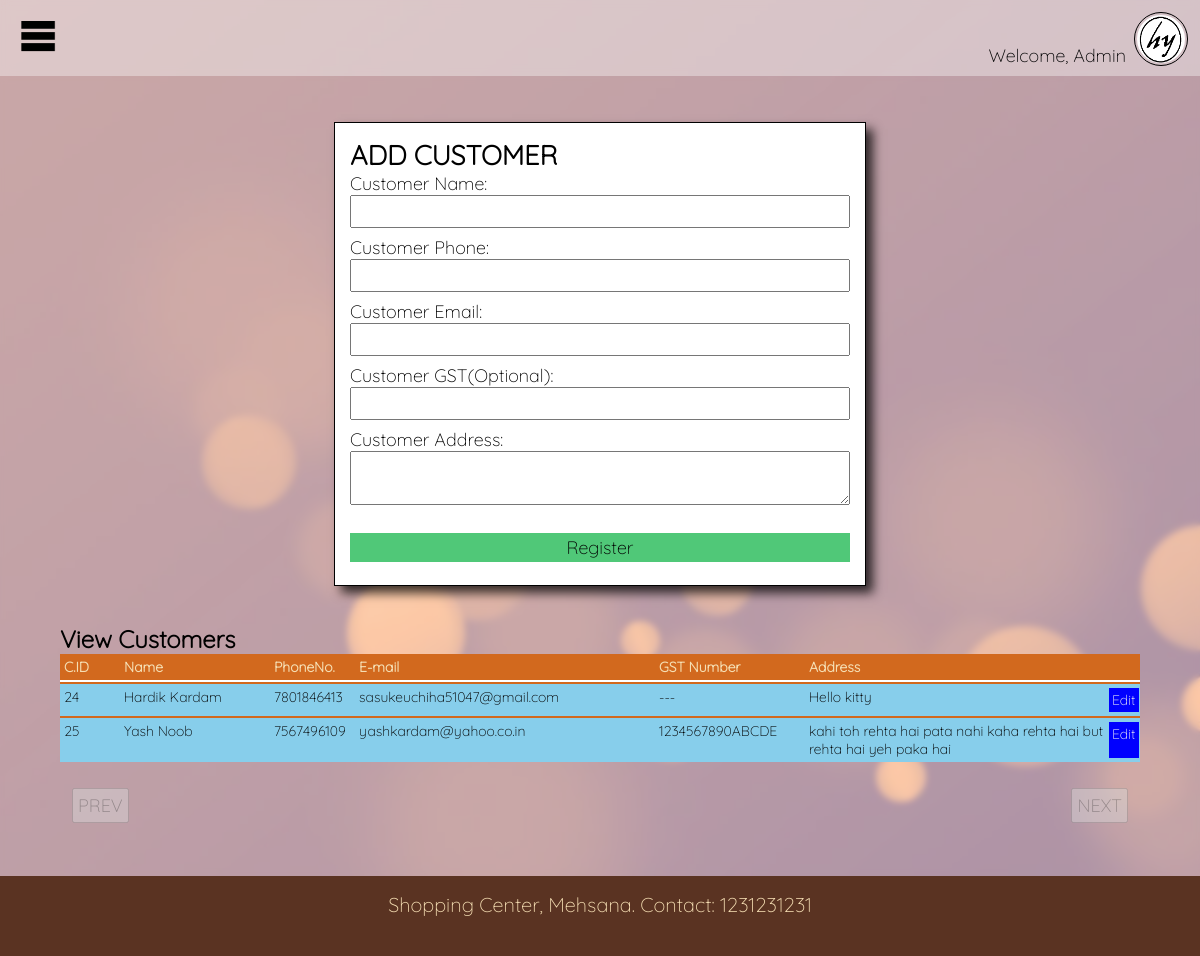
The page /Admin_Panel/PAGES/manage_cust.php (signed in) on the database its author committed.
### tables this page shows
CREATE TABLE `customers` (
  `customer_id` int(11) NOT NULL,
  `customer_name` varchar(32) NOT NULL,
  `customer_phone` varchar(10) NOT NULL,
  `customer_email` varchar(150) NOT NULL,
  `customer_gst` varchar(15) DEFAULT NULL,
  `customer_addr` text NOT NULL
);

### Admin_Panel/PHP/viewcust.php (the view, shortened to what this page needs)
<?php
    require('../PHP/database.php');
    $offset = 0;
    if(!isset($_GET['page']))
    {
        $offset = 0;
    }
    else
    {
        $offset = (intval($_GET['page']) - 1)*15;
    }
    $getcust = 'SELECT * FROM customers ORDER BY customer_name LIMIT 15 OFFSET '.$offset;
    $result = $conn->query($getcust);
    echo '<div class="custbox">';
        echo '<h2>View Customers</h2>';
        echo '<div class="custtable">';
            echo '<div class="custrow custheadrow">
            <div>C.ID</div>
            <div>Name</div>
            <div>PhoneNo.</div>
            <div>E-mail</div>
            <div>GST Number</div>
            <div>Address</div>
        </div>';
        if ($result->num_rows > 0) {
            while($row = $result->fetch_assoc()) {
                if($row['customer_gst'] == NULL)
                {
                    $row['customer_gst'] = ' --- ';
                }
                echo '<div class="custrow">
                <div>'.$row['customer_id'].'</div>
                <div>'.$row['customer_name'].'</div>
                <div>'.$row['customer_phone'].'</div>
                <div>'.$row['customer_email'].'</div>
                <div>'.$row['customer_gst'].'</div>
                <div>'.$row['customer_addr'].'</div>
                <div class="editcustbtn" onclick="editcust('.$row['customer_id'].')">Edit</div>
            </div>';
            }
        }
        else
        {
            echo "<div>0 results..</div>";
        }
        echo '</div>';
    echo '</div>';
?>
<div class="viewcustpage">
    <?php
        if(isset($_GET['page']))
        {
            if($_GET['page'] <= 1)
            {
                echo '<button id="prev" onclick="chncustpage('.$_GET['page'].', -1);" disabled>PREV</button>';
            }
            else
            {
                echo '<button id="prev" onclick="chncustpage('.$_GET['page'].', -1);">PREV</button>';
            }
            if($_GET['page'] >= $_SESSION['maxpage'])
            {
                echo '<button id="nxt" onclick="chncustpage('.$_GET['page'].', 1);" disabled>NEXT</button>';
            }
            else
            {
                echo '<button id="nxt" onclick="chncustpage('.$_GET['page'].', 1);">NEXT</button>';
            }
        }
        else
        {
            echo '<button id="prev" onclick="chncustpage(1, -1);" disabled>PREV</button>';
            if($_SESSION['maxpage'] <= 1)
            {
                echo '<button id="nxt" onclick="chncustpage(1, 1);" disabled>NEXT</button>';
            }
            else
            {
                echo '<button id="nxt" onclick="chncustpage(1, 1);">NEXT</button>';
            }
        }
    ?>
</div>

### Admin_Panel/CSS/admin_layout.css (style rules this page uses)
* { margin: 0; padding: 0; }
html { position: relative; min-height: 100%; }
body { background-image: url('../IMG/background.jpg'); background-origin: border-box; background-size: minmax(1280px, 100%) 100vh; background-repeat: repeat-x; margin: 0; margin-bottom: 80px; height: 100%; }
#footer { position: absolute; left: 0; bottom: 0; width: 100%; height: 64px; padding-top: 16px; background-color: rgb(90, 51, 34); text-align: center; display: block; color: wheat; font-family: 'Quicksand'; font-size: 20px; z-index: 1; }

### Admin_Panel/CSS/cust_style.css (style rules this page uses)
.addcustbox { margin: auto; margin-top: 30px; max-width: 500px; max-height: 800px; border: 1px solid black; padding: 15px; -webkit-box-shadow: 7px 7px 10px 0px rgba(0,0,0,0.75); -moz-box-shadow: 7px 7px 10px 0px rgba(0,0,0,0.75); box-shadow: 7px 7px 10px 0px rgba(0,0,0,0.75); background-color: white; font-family: 'Quicksand'; font-size: 18px; }
.addcustbox form input { padding: 3px; margin-bottom: 8px; width: 100%; outline: thin lightblue; font-family: 'Quicksand'; font-size: 18px; box-sizing: border-box; }
.addcustbox textarea { padding: 3px; width: 100%; min-width: 100%; max-width: 100%; max-height: 170px; font-family: 'Quicksand'; font-size: 18px; box-sizing: border-box; }
.addcustbox form input[type="submit"] { background-color: #50C878; border: 0; width: 100%; }
.custbox { font-family: 'Quicksand'; margin: auto; margin-top: 30px; width: 90%; padding: 8px; }
.custtable { display: grid; grid-template-columns: 1fr; background-color: chocolate; grid-row-gap: 2px; width: 100%; }
.custheadrow { background-color: chocolate !important; font-weight: 700; font-size: 18px; color: wheat; border-bottom: 2px solid white; }
.custrow { display: grid; grid-template-columns: 60px 150px 85px 300px 150px minmax(300px, 500px) 30px; background-color: skyblue; font-family: 'Quicksand'; font-size: 14px; padding: 4px; overflow-x: scroll; }
.editcustbtn { background-color: blue; color: whitesmoke; padding: 3px; }
.viewcustpage { width: 100%; padding: 64px; padding-top: 10px; box-sizing: border-box; }
.viewcustpage button { margin: 8px; padding: 4px; font-family: 'Quicksand'; font-size: 18px; }
#prev { float: left; }
#nxt { float: right; }

### rows shown on the page
customers: customer_id "24", customer_name "Hardik Kardam", customer_phone "7801846413", customer_email "sasukeuchiha51047@gmail.com", customer_gst "---", customer_addr "Hello kitty"
customers: customer_id "25", customer_name "Yash Noob", customer_phone "7567496109", customer_email "yashkardam@yahoo.co.in", customer_gst "1234567890ABCDE", customer_addr "kahi toh rehta hai pata nahi kaha rehta hai but rehta hai yeh paka hai"
